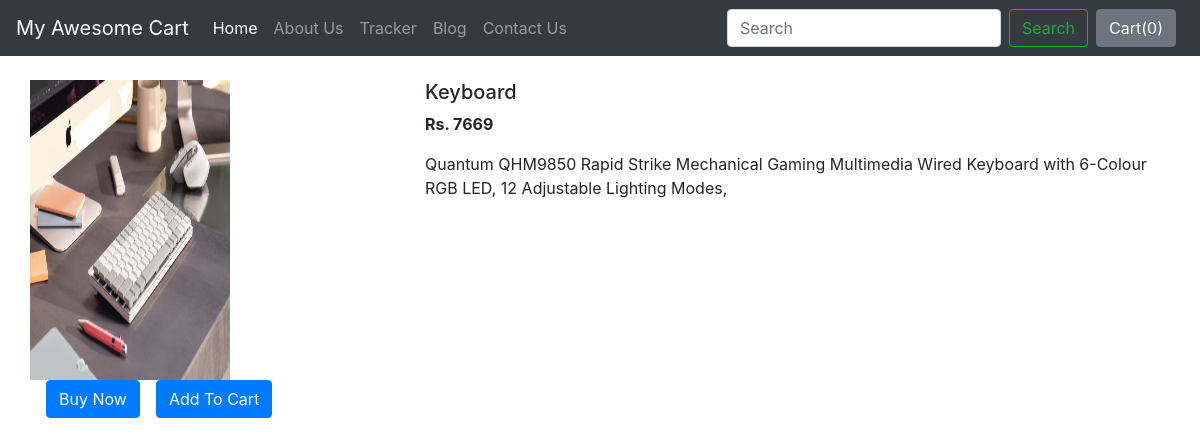
The page /shop/products/4 on the database its author committed.
### shop/models.py (models this page shows, shortened)
class Product(models.Model):
    product_id=models.AutoField
    product_name=models.CharField(max_length=50)
    category= models.CharField(max_length=50, default="")
    sub_category= models.CharField(max_length=50, default="")
    price=models.IntegerField(default=500)
    desc=models.CharField(max_length=300)
    pub_date=models.DateField()
    image= models.ImageField(upload_to="shop/images",default="")

### shop/views.py (the view)
# urls.py: path("products/<int:myid>", views.ProductView, name="ProductView"),
def ProductView(request, myid):
    product= Product.objects.filter(id = myid)
    return render(request, 'shop/Prodviwe.html',{'product':product[0]})

### shop/templates/shop/Prodviwe.html (shortened to what this page needs)
{% extends 'shop/basic.html'%}
{% block body %}
<div class="container my-4">
    <div class="row">
    <div class="col-md-4">
        <div class="row">
            <img src="/media/{{product.image}}" width="200px" height="300px">
        </div>
        <div class="row">
            <button class="btn btn-primary mx-3">Buy Now</button>
            <button class="btn btn-primary ">Add To Cart</button>
        </div>
    </div>
    <div class="col-md-8">
        <h5>{{product.product_name}}</h5>
        <p><b>Rs. {{product.price}}</b></p>
        <p>{{product.desc}}</p>
    </div>
</div>
</div>
{% endblock %}

### rows shown on the page
Product: image (picture), product_name "Keyboard", price "7669", desc "Quantum QHM9850 Rapid Strike Mechanical Gaming Multimedia Wired Keyboard with 6-Colour RGB LED, 12 Adjustable Lighting Modes,"
